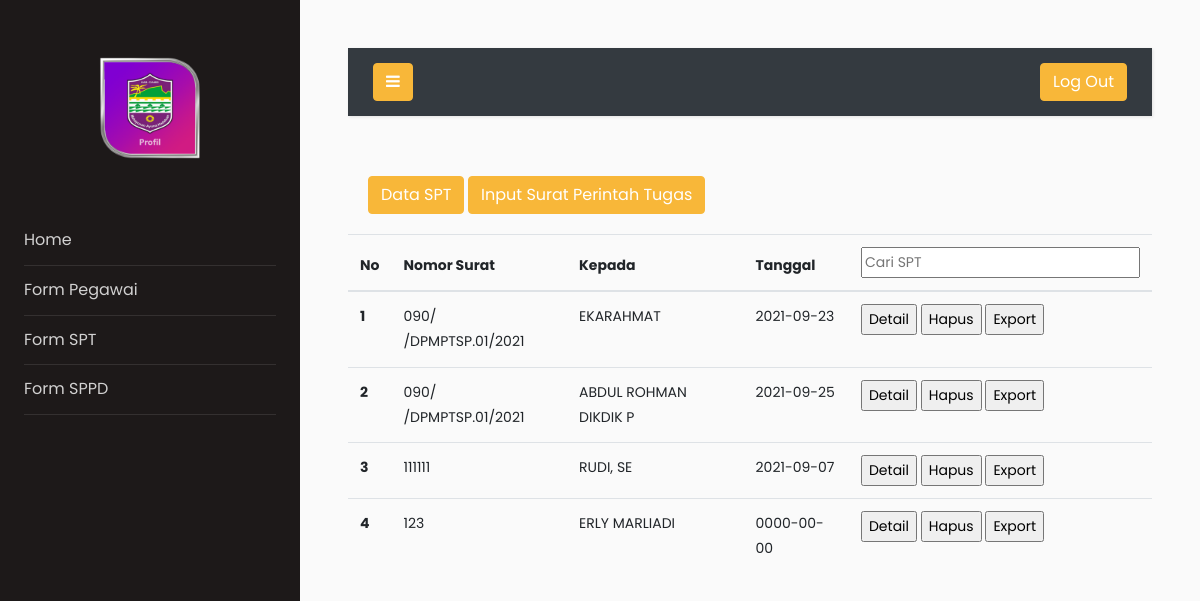
The page /sppd/spt.php on the database its author committed.
### tables this page shows
CREATE TABLE `spt` (
  `IdSPT` int(12) NOT NULL,
  `Dasar` text DEFAULT NULL,
  `Kepada` int(7) NOT NULL,
  `kepada2` int(7) DEFAULT NULL,
  `kepada3` int(7) DEFAULT NULL,
  `kepada4` int(7) DEFAULT NULL,
  `Untuk` text DEFAULT NULL,
  `Keterangan` text DEFAULT NULL,
  `Tanggal` date DEFAULT NULL,
  `NomorS` text DEFAULT NULL
);

CREATE TABLE `pegawai` (
  `IdPegawai` int(7) NOT NULL,
  `NIP` varchar(21) DEFAULT NULL,
  `Nama` varchar(40) DEFAULT NULL,
  `Golongan` text DEFAULT NULL,
  `tmt` date DEFAULT NULL,
  `jabatan` text DEFAULT NULL,
  `pendidikanT` varchar(5) DEFAULT NULL,
  `jurusan` text DEFAULT NULL,
  `univ` text DEFAULT NULL,
  `ket` text DEFAULT NULL,
  `jenis` enum('PNS','Non PNS') DEFAULT NULL
);

### sppd/spt.php (the view, shortened to what this page needs)
<?php
  require_once("koneksi.php");
?>
<!doctype html>
<html lang="en">
  <head>
		<link rel="stylesheet" href="https://stackpath.bootstrapcdn.com/font-awesome/4.7.0/css/font-awesome.min.css">
		<link rel="stylesheet" href="css/style.css">
  </head>
  <body>
		<div class="wrapper d-flex align-items-stretch">
			<nav id="sidebar">
				<div class="p-4 pt-5">
		  		<a href="index.php"class="img logo rounded mb-5" style="background-image: url(images/logo.png);"></a>
	        <ul class="list-unstyled components mb-5">
	          <li>
              <a href="index.php">Home</a>
          </li>
	          <li>
	              <a href="pegawai.php">Form Pegawai</a>
	          </li>
            <li>
	              <a href="spt.php">Form SPT</a>
	          </li>
	          <li>
              <a href="sppd.php">Form SPPD</a>
          </li>
	        </ul>
	      </div>
    	</nav>
      <div id="content" class="p-4 p-md-5">
        <nav class="navbar navbar-expand-lg navbar-primary bg-dark">
          <div class="container-fluid">
            <button type="button" id="sidebarCollapse" class="btn btn-primary">
              <i class="fa fa-bars"></i>
            </button>
            <div class="collapse navbar-collapse" id="navbarSupportedContent">
              <ul class="nav navbar-nav ml-auto">
                <li class="nav-item active">
                <a href="login.php" class="btn btn-primary">Log Out</a>
                </li>
              </ul>
            </div>
          </div>
        </nav>
        <div class="card-body">
        <a href="spt.php" class="btn btn-primary">Data SPT</a>
        <a href="inputspt.php" class="btn btn-primary">Input Surat Perintah Tugas </a>
		</div>
        <table class="table">
  <thead>
    <tr>
      <th scope="col">No</th>
      <th scope="col">Nomor Surat</th>
      <th scope="col">Kepada</th>
      <th scope="col">Tanggal</th>
      <th><input id="search" class="search" type="text" placeholder="Cari SPT"></th>
    </tr>
  </thead>
  <tbody id="tampil">
  <?php
    $spt = $conn -> query("SELECT spt.IdSPT, spt.NomorS, spt.Tanggal, pegawai.Nama from spt inner join pegawai on spt.Kepada=pegawai.IdPegawai");
    $no = 1;
    while($data_spt = $spt -> fetch_assoc()):
  ?>
    <tr>
      <th scope="row"><?=$no++;?></th>
      <td><?=$data_spt['NomorS']?></td>
      <td><?=$data_spt['Nama']?></td>
      <td><?=$data_spt['Tanggal']?></td>
      <td><a href="inputspt.php?kode=<?=$data_spt['IdSPT']?>"> <input type="submit" name="submit" value="Detail"/></a>
      <a id="delete" href="function/spt_live.php?kode=<?=$data_spt['IdSPT']?>"><input type="submit" name="submit" value="Hapus" /></a>
      <input type="submit" name="submit" value="Export" /> </td>
    </tr>
  <?php endwhile;?>
  </tbody>
</table>
  </body>
</html>

### rows shown on the page
spt: NomorS "090/ /DPMPTSP.01/2021", Kepada.Nama "EKARAHMAT", Tanggal "2021-09-23"
spt: NomorS "090/ /DPMPTSP.01/2021", Kepada.Nama "ABDUL ROHMAN DIKDIK P", Tanggal "2021-09-25"
spt: NomorS "111111", Kepada.Nama "RUDI, SE", Tanggal "2021-09-07"
spt: NomorS "123", Kepada.Nama "ERLY MARLIADI", Tanggal "0000-00-00"
